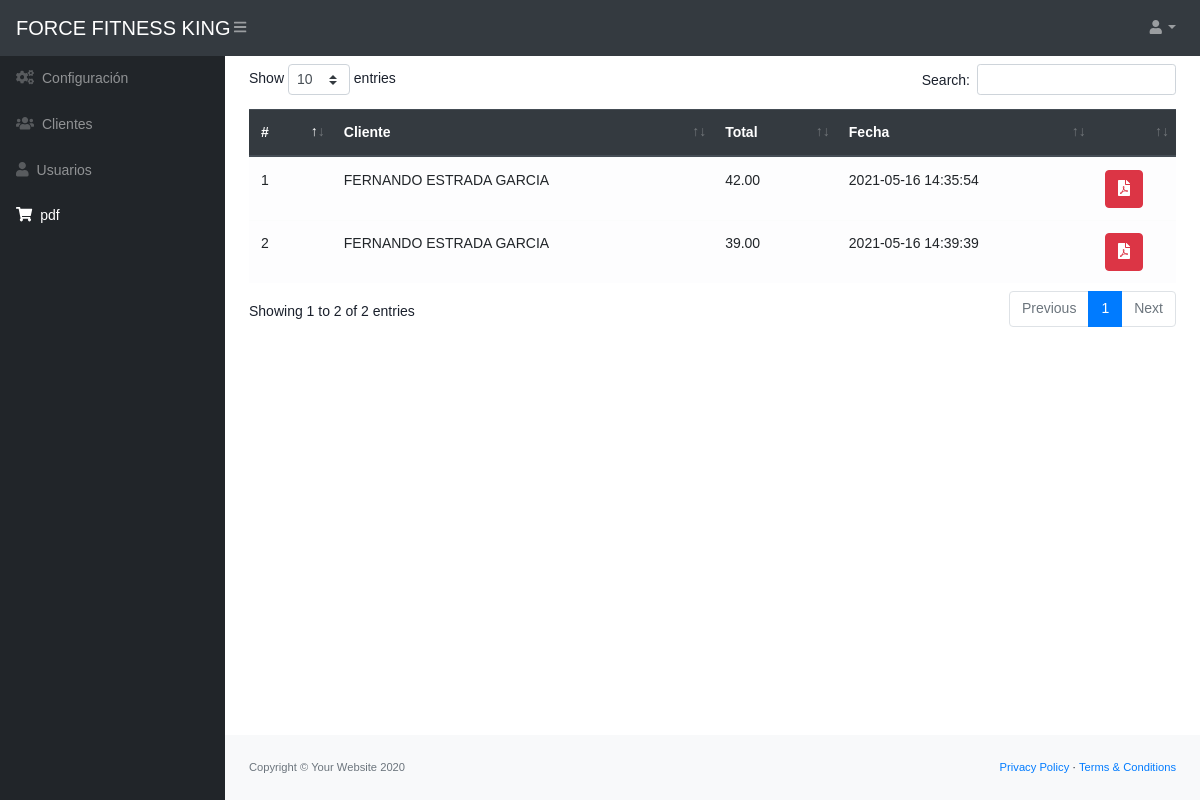
Screenshot of /src/lista_ventas.php (signed in) with the database file from the repository.
### tables this page shows
CREATE TABLE `ventas` (
  `id` int(11) NOT NULL,
  `id_cliente` int(11) NOT NULL,
  `total` decimal(10,2) NOT NULL,
  `id_usuario` int(11) NOT NULL,
  `fecha` timestamp NOT NULL DEFAULT current_timestamp() ON UPDATE current_timestamp()
);

CREATE TABLE `cliente` (
  `idcliente` int(11) NOT NULL,
  `nombre` varchar(100) NOT NULL,
  `costo` varchar(15) NOT NULL,
  `fecha_inicio` varchar(200) NOT NULL,
  `fecha_final` varchar(100) NOT NULL,
  `usuario_id` int(11) NOT NULL,
  `estado` int(11) NOT NULL DEFAULT 1
);

### src/lista_ventas.php (the view, shortened to what this page needs)
<?php
include_once "includes/header.php";
require_once "../conexion.php";
$query = mysqli_query($conexion, "SELECT v.*, c.idcliente, c.nombre FROM ventas v INNER JOIN cliente c ON v.id_cliente = c.idcliente");
?>
<table class="table table-light" id="tbl">
    <thead class="thead-dark">
        <tr>
            <th>#</th>
            <th>Cliente</th>
            <th>Total</th>
            <th>Fecha</th>
            <th></th>
        </tr>
    </thead>
    <tbody>
        <?php while ($row = mysqli_fetch_assoc($query)) { ?>
            <tr>
                <td><?php echo $row['id']; ?></td>
                <td><?php echo $row['nombre']; ?></td>
                <td><?php echo $row['total']; ?></td>
                <td><?php echo $row['fecha']; ?></td>
                <td>
                    <a href="pdf/generar.php?cl=<?php echo $row['id_cliente'] ?>&v=<?php echo $row['id'] ?>" target="_blank" class="btn btn-danger"><i class="fas fa-file-pdf"></i></a>
                </td>
            </tr>
        <?php } ?>
    </tbody>
</table>
<?php include_once "includes/footer.php"; ?>

### rows the page displays
ventas: id "1", id_cliente.nombre "FERNANDO ESTRADA GARCIA", total "42.00", fecha "2021-05-16 14:35:54"
ventas: id "2", id_cliente.nombre "FERNANDO ESTRADA GARCIA", total "39.00", fecha "2021-05-16 14:39:39"
